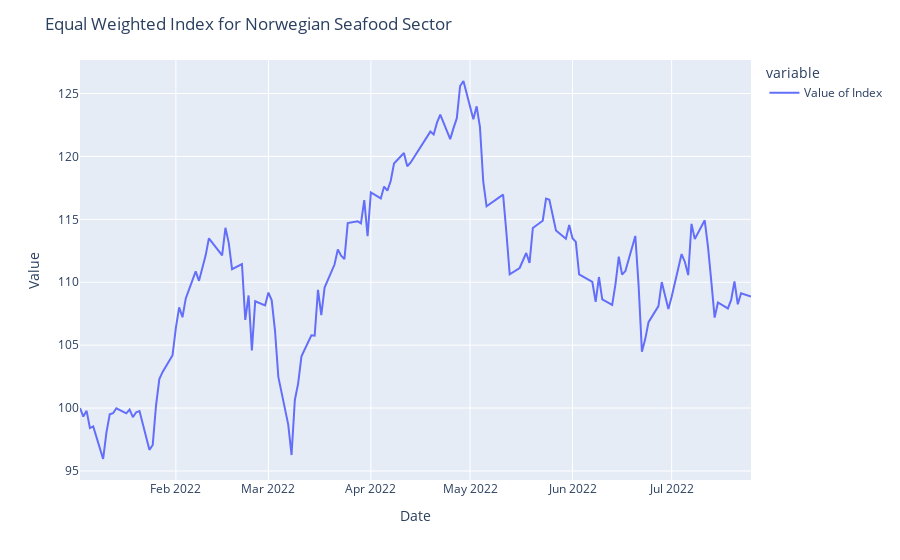

The notebook cell saved with this chart:
### Code cell
fig = px.line(df_index_market_weighted, y=df_index_market_weighted.columns)
fig.update_layout(
        title="Equal Weighted Index for Norwegian Seafood Sector",
        xaxis_title="Date",
        yaxis_title="Value"
    )
fig.show()

### Figure 1 — Plotly figure (JSON) as saved in the notebook; plotly's stock layout.template omitted (floating-point values rounded to 4 significant figures; data arrays with more than 128 entries replaced by an {"elided": "..."} marker saying what was removed)
{"data": [{"hovertemplate": "variable=Value of Index<br>Date=%{x}<br>value=%{y}<extra></extra>", "legendgroup": "Value of Index", "line": {"color": "#636efa", "dash": "solid"}, "marker": {"symbol": "circle"}, "mode": "lines", "name": "Value of Index", "orientation": "v", "showlegend": true, "type": "scatter", "x": {"elided": "140 str values"}, "xaxis": "x", "y": {"elided": "140 float values"}, "yaxis": "y"}], "layout": {"legend": {"title": {"text": "variable"}, "tracegroupgap": 0}, "margin": {"t": 60}, "title": {"text": "Equal Weighted Index for Norwegian Seafood Sector"}, "xaxis": {"anchor": "y", "domain": [0, 1], "title": {"text": "Date"}}, "yaxis": {"anchor": "x", "domain": [0, 1], "title": {"text": "Value"}}}}
